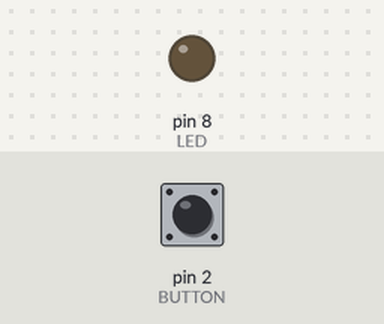
Recording of a sketch running on a simulated Arduino Uno, built with avr-gcc and run on an emulated ATmega328P. On the bench: output pins drawn as LEDs (lit = HIGH). Inputs (shaded band) come from the test bench; at power-on: pin 2 (BUTTON) HIGH.

Above: at 1.2 s.
1.3 s: pin 2 (BUTTON) pulled LOW for 0.15 s
At 2.4 s:
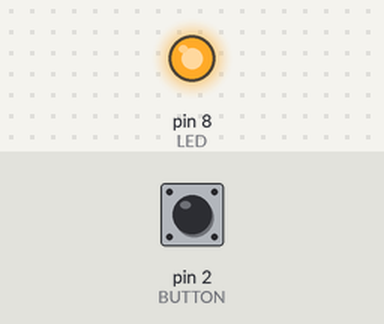
Timing chart, 0 to 4.3 s (numbered marks = the images above; inputs shaded):
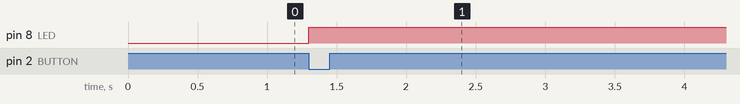

The sketch:

button_turns_on_LED_pullup_high.ino
```cpp
const int BUTTON = 2;
const int LED = 8;

void setup() {
  pinMode(BUTTON, INPUT_PULLUP); //turn on pull-up resistor
  pinMode(LED, OUTPUT);
}

void loop() {
  if(digitalRead(BUTTON) == LOW){
   digitalWrite(LED, HIGH);
  }

}
```

Measured:
- after the input at 1.3 s, pin 8 (LED): LOW → HIGH at once
